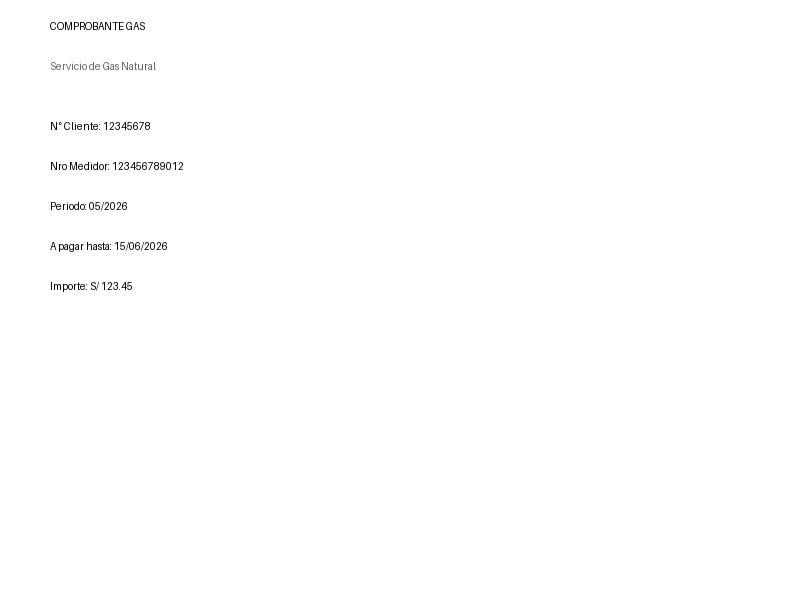
#> input picture backend/tests/fixtures/gas_sample.jpg, 800 x 600 px
$ python -i image_prep.py   (imports and definitions only)   (older library calls are emulated)
#> lines starting #> are read from the running program, lines starting #| are printed output that depends on the picture; after the words box and inside, x2 and y2 are one past the last pixel; in counts of white or black regions, pixels touching at a corner belong together
"""Preprocesamiento de imagen: corrección de orientación, perspectiva, escala y
contraste/iluminación.

Mejoras robustas (OpenCV) que no dependen de píxeles absolutos. Las plantillas usan
coordenadas normalizadas; la corrección aquí hace que el layout se alinee a esas bandas.

La corrección de orientación EXIF (`apply_exif_orientation`) es un paso previo y
distinto a `correct_orientation`: opera sobre la imagen PIL original (con metadata)
ANTES de convertir a `np.ndarray`, mientras que `correct_orientation` es una
heurística de contenido (varianza de gradiente) que opera sobre el array ya sin
metadata. Ver `docs/tecnica/correccion-orientacion-exif.md` para el detalle
completo y la relación entre ambas.

Traza de transformaciones (feature `07-preprocesamiento-documental-no-destructivo`):
`prepare()` acepta un parámetro opcional `trace` (lista mutable) donde registra, en
orden de ejecución, una entrada por cada paso que corre dentro de la función
(`correct_orientation`, `deskew`, `correct_perspective`, `normalize_scale`,
`normalize_contrast`), con el formato `{"step": str, "applied": bool, ...}`. Cada
función pública (`deskew`, `correct_perspective`, `normalize_scale`,
`normalize_contrast`, `correct_orientation`) sigue devolviendo únicamente
`np.ndarray` (sin cambios de firma, no rompe a quien ya las llama directo); la
metadata enriquecida para la traza se calcula en funciones internas `_*_impl` que
`prepare()` invoca directamente para no duplicar cómputo. Ver
`docs/tecnica/preprocesamiento-documental-no-destructivo.md` para el detalle
completo del formato y las decisiones de diseño.
"""

from __future__ import annotations

from typing import Any, Dict, List, Optional, Tuple

import cv2
import numpy as np
from PIL import Image, ImageOps


# [37 lines left out: function apply_exif_orientation, not called in this run]


def to_rgb(image_np: np.ndarray) -> np.ndarray:
    if image_np.ndim == 2:
        return cv2.cvtColor(image_np, cv2.COLOR_GRAY2RGB)
    if image_np.shape[2] == 4:
        return cv2.cvtColor(image_np, cv2.COLOR_RGBA2RGB)
    return image_np


def _correct_orientation_impl(image_np: np.ndarray, skip: bool) -> Tuple[np.ndarray, Dict[str, Any]]:
    """Implementación interna de `correct_orientation` que además devuelve
    metadata suficiente para la traza (`prepare()`), sin duplicar cómputo entre
    la función pública y el trazado."""
    img = to_rgb(image_np)
    if skip:
        return img, {
            "applied": False,
            "reason": "omitido: orientación ya corregida por EXIF (apply_exif_orientation)",
        }
    try:
        gray = cv2.cvtColor(img, cv2.COLOR_RGB2GRAY)
        # Heurística de orientación: el texto tiende a tener más bordes horizontales
        # que verticales cuando está derecho. Comparar varianza de.gradiente.
        gx = cv2.Sobel(gray, cv2.CV_64F, 1, 0, ksize=3)
        gy = cv2.Sobel(gray, cv2.CV_64F, 0, 1, ksize=3)
        var_x = float(np.var(gx))
        var_y = float(np.var(gy))
        # Si la imagen está rotada 90/270, las relaciones se invierten fuerte.
        h, w = img.shape[:2]
        if var_y > var_x * 2.2 and h < w:
            return cv2.rotate(img, cv2.ROTATE_90_CLOCKWISE), {
                "applied": True,
                "reason": "rotado 90° clockwise por heurística de contenido",
                "rotation": "90_cw",
            }
        if var_x > var_y * 2.2 and w < h:
            return cv2.rotate(img, cv2.ROTATE_90_COUNTERCLOCKWISE), {
                "applied": True,
                "reason": "rotado 90° counterclockwise por heurística de contenido",
                "rotation": "90_ccw",
            }
    except Exception:
        return img, {"applied": False, "reason": "error interno en la heurística, sin cambios", "error": True}
    return img, {"applied": False, "reason": "no fue necesario (orientación ya correcta)"}


# [13 lines left out: function correct_orientation, not called in this run]


def _deskew_impl(image_np: np.ndarray) -> Tuple[np.ndarray, Dict[str, Any]]:
    """Implementación interna de `deskew` que además devuelve metadata (ángulo
    estimado, si se aplicó o no y por qué) para la traza de `prepare()`."""
    img = to_rgb(image_np)
    try:
        gray = cv2.cvtColor(img, cv2.COLOR_RGB2GRAY)
        # cv2.cvtColor(..., COLOR_RGB2GRAY) siempre devuelve un ndarray
        # uint8 en runtime; los stubs de cv2/numpy no lo tipan lo bastante
        # preciso y mypy infiere un dtype que incluye floating, para el
        # cual '~' (invert bit a bit) no esta definido -> type: ignore.
        bw = cv2.adaptiveThreshold(
            ~gray,  # type: ignore[misc]
            255,
            cv2.ADAPTIVE_THRESH_GAUSSIAN_C,
            cv2.THRESH_BINARY,
            15,
            -2,
        )
        h, w = bw.shape
        # kernel horizontal largo -> detecta líneas de texto
        kernel = cv2.getStructuringElement(cv2.MORPH_RECT, (max(w // 30, 1), 1))
        opened = cv2.morphologyEx(bw, cv2.MORPH_OPEN, kernel)
        coords = np.column_stack(np.where(opened > 0))
        if len(coords) < 50:
            return img, {"applied": False, "reason": "contenido insuficiente para estimar ángulo de skew"}
        angle = cv2.minAreaRect(coords)[-1]
        if angle < -45:
            angle = 90 + angle
        if abs(angle) < 0.1 or abs(angle) > 5:
            return img, {
                "applied": False,
                "reason": "ángulo despreciable o fuera de rango corregible (±5°)",
                "angle_deg": round(float(angle), 3),
            }
        (h2, w2) = img.shape[:2]
        M = cv2.getRotationMatrix2D((w2 / 2, h2 / 2), angle, 1.0)
        rotated = cv2.warpAffine(img, M, (w2, h2), flags=cv2.INTER_CUBIC, borderMode=cv2.BORDER_REPLICATE)
        return rotated, {
            "applied": True,
            "reason": "skew corregido por rotación",
            "angle_deg": round(float(angle), 3),
        }
    except Exception:
        return img, {"applied": False, "reason": "error interno, sin cambios", "error": True}


# [79 lines left out: functions deskew, _document_edge_contours, find_document_contour, largest_contour_bounding_box, not called in this run]


def _bbox_area(contour: np.ndarray) -> int:
    _, _, w, h = cv2.boundingRect(contour)
    return int(w) * int(h)


# [50 lines left out: functions _correct_perspective_impl, correct_perspective, _order_points, not called in this run]


def _normalize_scale_impl(image_np: np.ndarray, max_side: int) -> Tuple[np.ndarray, Dict[str, Any]]:
    img = to_rgb(image_np)
    h, w = img.shape[:2]
    m = max(h, w)
    if m <= max_side:
        return img, {
            "applied": False,
            "reason": "ya dentro del límite (no se achica)",
            "original_size": [int(w), int(h)],
            "final_size": [int(w), int(h)],
            "scale_factor": 1.0,
        }
    scale = max_side / m
    new_w, new_h = int(w * scale), int(h * scale)
    resized = cv2.resize(img, (new_w, new_h), interpolation=cv2.INTER_AREA)
    return resized, {
        "applied": True,
        "reason": "reescalado al lado mayor máximo permitido",
        "original_size": [int(w), int(h)],
        "final_size": [int(new_w), int(new_h)],
        "scale_factor": round(float(scale), 4),
    }


# [4 lines left out: function normalize_scale, not called in this run]


CONTRAST_METHOD = "clahe_lab_l_channel"
_CONTRAST_CLIP_LIMIT = 2.0
_CONTRAST_TILE_GRID = (8, 8)
# Documentos casi perfectamente planos (fondo uniforme, sin texto detectable
# en absoluto) no tienen nada que normalizar: intentar mejorarlos arriesga
# "inventar" textura a partir de ruido de compresión. Umbral bajo a propósito
# (ver docs/tecnica/preprocesamiento-documental-no-destructivo.md).
_CONTRAST_MIN_STD_TO_ATTEMPT = 1.0
# Salvaguarda contra sobre-procesamiento (ítem 07 de ROADMAP.md: "evitando
# que una mejora visual destruya ROI o datos útiles"): si aplicar CLAHE
# bajara la nitidez (proxy: varianza del Laplaciano, la misma métrica que usa
# `quality_gate._blur_signal`) más de este margen relativo, se descarta el
# resultado y se conserva la imagen de entrada sin modificar. Calibrado
# empíricamente sobre `backend/tests/fixtures/gas_sample.jpg` (variación real
# observada: -2%, muy por debajo del 10% tolerado) y una fixture sintética de
# bajo contraste (mejora observada: +170%), ver
# `docs/tecnica/preprocesamiento-documental-no-destructivo.md`.
_CONTRAST_SHARPNESS_SAFETY_MARGIN = 0.9


def _contrast_metric(image_np: np.ndarray) -> float:
    """Proxy de contraste/iluminación: desvío estándar de la intensidad en
    escala de grises. Se reporta en la traza como dato informativo (criterio
    10), y se usa para detectar el caso degenerado de imagen casi uniforme."""
    img = to_rgb(image_np)
    gray = cv2.cvtColor(img, cv2.COLOR_RGB2GRAY)
    return float(np.std(gray))


def _sharpness_metric(image_np: np.ndarray) -> float:
    """Proxy de nitidez/legibilidad: varianza del Laplaciano en escala de
    grises (misma métrica que `quality_gate._blur_signal`). Es la base de la
    salvaguarda contra sobre-procesamiento: si la normalización de contraste
    bajara sensiblemente esta métrica, se descarta (ver
    `_normalize_contrast_impl`)."""
    img = to_rgb(image_np)
    gray = cv2.cvtColor(img, cv2.COLOR_RGB2GRAY)
    return float(cv2.Laplacian(gray, cv2.CV_64F).var())


def _apply_clahe(image_np: np.ndarray) -> np.ndarray:
    """Aplica CLAHE (Contrast Limited Adaptive Histogram Equalization) sobre
    el canal L (luminosidad) de LAB, dejando los canales de color (a, b)
    intactos. Aislada en su propia función para poder probar la salvaguarda
    de `_normalize_contrast_impl` de forma determinística sin depender de
    encontrar una fixture real que la dispare (ver
    `backend/tests/test_preparation_trace.py`)."""
    img = to_rgb(image_np)
    lab = cv2.cvtColor(img, cv2.COLOR_RGB2LAB)
    l_channel, a_channel, b_channel = cv2.split(lab)
    clahe = cv2.createCLAHE(clipLimit=_CONTRAST_CLIP_LIMIT, tileGridSize=_CONTRAST_TILE_GRID)
    l_enhanced = clahe.apply(l_channel)
    enhanced_lab = cv2.merge((l_enhanced, a_channel, b_channel))
    return cv2.cvtColor(enhanced_lab, cv2.COLOR_LAB2RGB)


def _normalize_contrast_impl(image_np: np.ndarray) -> Tuple[np.ndarray, Dict[str, Any]]:
    img = to_rgb(image_np)
    try:
        std_before = _contrast_metric(img)
        if std_before < _CONTRAST_MIN_STD_TO_ATTEMPT:
            return img, {
                "applied": False,
                "method": CONTRAST_METHOD,
                "reason": "imagen casi uniforme (sin variación de intensidad detectable), nada que normalizar",
                "std_before": round(std_before, 2),
                "std_after": round(std_before, 2),
            }
        sharpness_before = _sharpness_metric(img)
        enhanced = _apply_clahe(img)
        sharpness_after = _sharpness_metric(enhanced)
        if sharpness_after < sharpness_before * _CONTRAST_SHARPNESS_SAFETY_MARGIN:
            # Salvaguarda: la mejora habría degradado la nitidez/legibilidad
            # más de lo tolerado -- se descarta y se conserva la imagen de
            # entrada sin modificar (nunca se "empeora" el documento).
            return img, {
                "applied": False,
                "method": CONTRAST_METHOD,
                "reason": "mejora habría degradado la nitidez, se descarta (salvaguarda anti sobre-procesamiento)",
                "std_before": round(std_before, 2),
                "std_after": round(std_before, 2),
                "sharpness_before": round(sharpness_before, 2),
                "sharpness_after": round(sharpness_after, 2),
            }
        if np.array_equal(enhanced, img):
            return img, {
                "applied": False,
                "method": CONTRAST_METHOD,
                "reason": "sin cambios efectivos sobre los píxeles",
                "std_before": round(std_before, 2),
                "std_after": round(std_before, 2),
            }
        std_after = _contrast_metric(enhanced)
        return enhanced, {
            "applied": True,
            "method": CONTRAST_METHOD,
            "reason": "contraste normalizado (CLAHE sobre canal L de LAB)",
            "std_before": round(std_before, 2),
            "std_after": round(std_after, 2),
            "sharpness_before": round(sharpness_before, 2),
            "sharpness_after": round(sharpness_after, 2),
        }
    except Exception:
        return img, {
            "applied": False,
            "method": CONTRAST_METHOD,
            "reason": "error interno, sin cambios",
            "error": True,
        }


# [21 lines left out: function normalize_contrast, not called in this run]


def _append_step(trace: Optional[List[Dict[str, Any]]], step: str, meta: Dict[str, Any]) -> None:
    """Agrega una entrada `{"step": step, ...meta}` a `trace` si no es `None`.
    No hace nada si `trace` es `None` (llamador no pidió trazabilidad)."""
    if trace is None:
        return
    entry: Dict[str, Any] = {"step": step}
    entry.update(meta)
    trace.append(entry)


def prepare(
    image_np: np.ndarray,
    max_side: int = 1600,
    apply_perspective: bool = False,
    exif_orientation_applied: bool = False,
    trace: Optional[List[Dict[str, Any]]] = None,
) -> np.ndarray:
    """Pipeline de preparación: orientación -> skew -> (perspectiva opcional) ->
    escala -> contraste.

    La corrección de perspectiva es OPT-OUT por defecto: sólo se aplica cuando el
    borde del documento se detecta con claridad y se solicita explícitamente, evitando
    warps espurios que desalineen las ROI normalizadas de las plantillas.

    `exif_orientation_applied` indica que, antes de llegar acá, ya se corrigió la
    orientación de la imagen usando su tag EXIF (ver
    `image_prep.apply_exif_orientation`, invocado en
    `capture_pipeline.process_document`). En ese caso se subordina la heurística
    `correct_orientation` (no se ejecuta) para evitar doble corrección.

    `trace`, si se pasa una lista, se completa en el mismo orden en que corren
    los pasos (`correct_orientation`, `deskew`, `correct_perspective`,
    `normalize_scale`, `normalize_contrast`), cada uno con al menos
    `{"step": str, "applied": bool}` y parámetros adicionales verificables (ver
    `docs/tecnica/preprocesamiento-documental-no-destructivo.md`). Esta función
    es compartida por el camino de imagen (`capture_pipeline.process_document`)
    y el camino PDF (`capture_pipeline._process_pdf`): no distingue el llamador,
    por lo que todos los pasos (incluido el contraste) corren y se trazan igual
    en ambos caminos.
    """
    out = to_rgb(image_np)

    out, meta = _correct_orientation_impl(out, skip=exif_orientation_applied)
    _append_step(trace, "correct_orientation", meta)

    out, meta = _deskew_impl(out)
    _append_step(trace, "deskew", meta)

    if apply_perspective:
        out, meta = _correct_perspective_impl(out)
        meta = dict(meta)
        meta["requested"] = True
    else:
        meta = {
            "applied": False,
            "requested": False,
            "reason": "omitido: no solicitado (apply_perspective=False)",
        }
    _append_step(trace, "correct_perspective", meta)

    out, meta = _normalize_scale_impl(out, max_side)
    _append_step(trace, "normalize_scale", meta)

    out, meta = _normalize_contrast_impl(out)
    _append_step(trace, "normalize_contrast", meta)

    return out


__all__ = [
    "prepare",
    "apply_exif_orientation",
    "correct_orientation",
    "deskew",
    "correct_perspective",
    "find_document_contour",
    "largest_contour_bounding_box",
    "normalize_scale",
    "normalize_contrast",
    "to_rgb",
]

>>> import cv2
>>> picture = cv2.cvtColor(cv2.imread('../tests/fixtures/gas_sample.jpg'), cv2.COLOR_BGR2RGB)
#> picture is the input picture: shape (600, 800, 3); min 0, max 255, mean 254.1
>>> result = prepare(picture)
#> in _correct_orientation_impl, `gx = cv2.Sobel(gray, cv2.CV_64F, 1, 0, ksize=3)`:
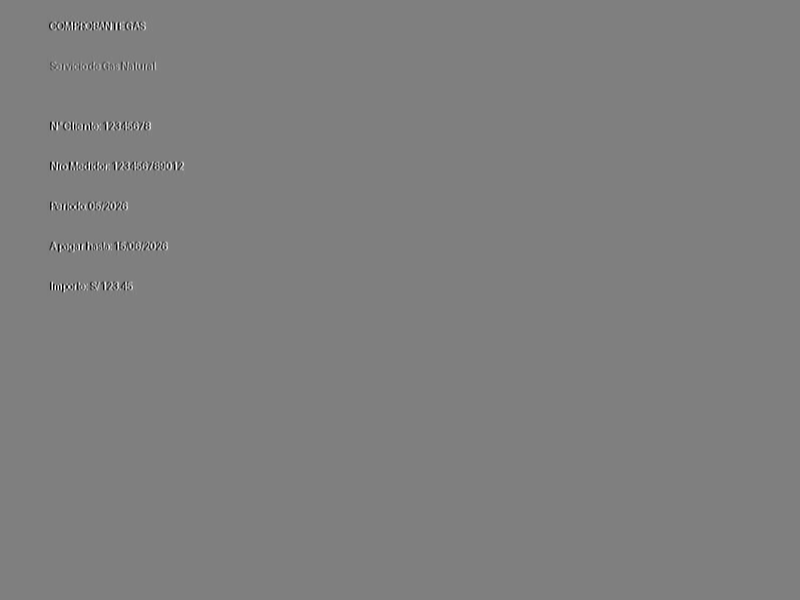
#> gx: shape (600, 800) float64; min -991, max 992, mean 0; drawn with min black and max white
#> in _correct_orientation_impl, `var_x = float(np.var(gx))`: var_x = 2068.6
#> in _correct_orientation_impl, `var_y = float(np.var(gy))`: var_y = 1361.1
#> in prepare, `out, meta = _correct_orientation_impl(out, skip=exif_orientation_appli..`: meta = 2 items
#> in _deskew_impl, `bw = cv2.adaptiveThreshold( ~gray,`:
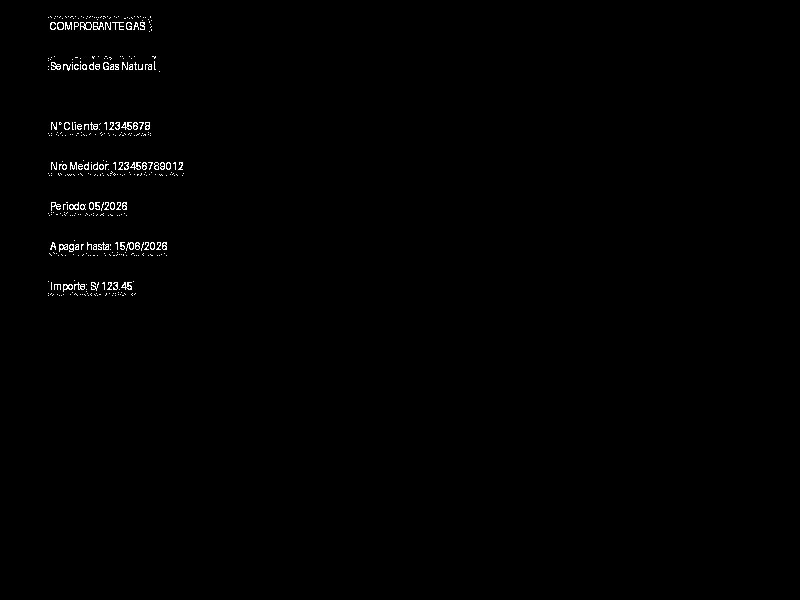
#> bw: shape (600, 800); 0.55% white in thin lines or dots, all inside (x1, y1, x2, y2) = (48, 16, 184, 296)
#> in _deskew_impl, `opened = cv2.morphologyEx(bw, cv2.MORPH_OPEN, kernel)`: opened: shape (600, 800); every value is 0
#> in _deskew_impl, `coords = np.column_stack(np.where(opened > 0))`: coords = empty array
#> in prepare, `out, meta = _normalize_scale_impl(out, max_side)`: meta = {'applied': False, 'reason': 'ya dentro del límite (no se achica)', 'original_size': [800, 600], 'final_size': [800, 600], 'scale_factor': 1}
#> in _normalize_contrast_impl, `std_before = _contrast_metric(img)`: std_before = 12.29
#> in _normalize_contrast_impl, `sharpness_before = _sharpness_metric(img)`: sharpness_before = 1093.7
#> in _apply_clahe, `lab = cv2.cvtColor(img, cv2.COLOR_RGB2LAB)`: lab: shape (600, 800, 3); mean of channels 0, 1, 2 254.1, 128, 128
#> in _apply_clahe, `l_channel, a_channel, b_channel = cv2.split(lab)`: a_channel: shape (600, 800); every value is 128
#> in _apply_clahe, `enhanced_lab = cv2.merge((l_enhanced, a_channel, b_channel))`: enhanced_lab: shape (600, 800, 3); mean of channels 0, 1, 2 254, 128, 128
#> in _normalize_contrast_impl, `sharpness_after = _sharpness_metric(enhanced)`: sharpness_after = 1073.5
#> in _normalize_contrast_impl, `std_after = _contrast_metric(enhanced)`: std_after = 12.64
#> in prepare, `out, meta = _normalize_contrast_impl(out)`: meta = 7 items
